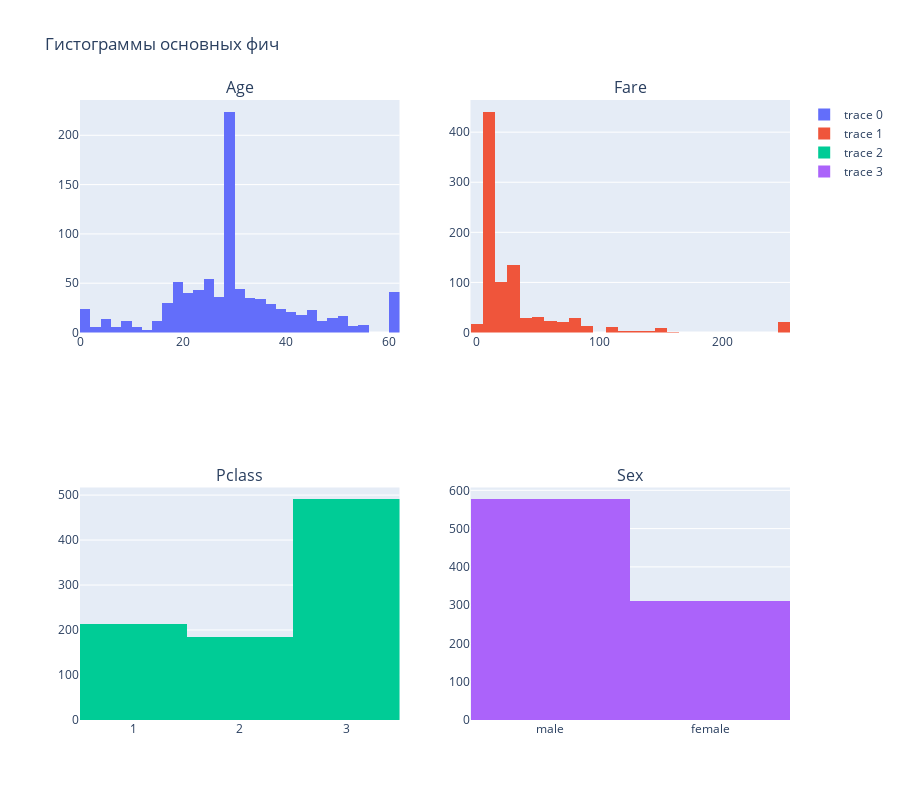

This figure's notebook cell:
### Code cell
fig = make_subplots(
    rows=2, cols=2,
    subplot_titles=("Age", "Fare", "Pclass", "Sex"))

fig.add_trace(go.Histogram(x=df.Age),row=1, col=1)

fig.add_trace(go.Histogram(x=df.Fare),row=1, col=2)

fig.add_trace(go.Histogram(x=df.Pclass),row=2, col=1)

fig.add_trace(go.Histogram(x=df.Sex),row=2, col=2)

fig.update_layout(height=800, width=900,
                  title_text="Гистограммы основных фич")

fig.show()

### Figure 1 — Plotly figure (JSON) as saved in the notebook; plotly's stock layout.template omitted (floating-point values rounded to 4 significant figures; data arrays with more than 128 entries replaced by an {"elided": "..."} marker saying what was removed)
{"data": [{"type": "histogram", "x": {"elided": "889 float values"}, "xaxis": "x", "yaxis": "y"}, {"type": "histogram", "x": {"elided": "889 float values"}, "xaxis": "x2", "yaxis": "y2"}, {"type": "histogram", "x": {"elided": "889 int values"}, "xaxis": "x3", "yaxis": "y3"}, {"type": "histogram", "x": {"elided": "889 str values"}, "xaxis": "x4", "yaxis": "y4"}], "layout": {"annotations": [{"font": {"size": 16}, "showarrow": false, "text": "Age", "x": 0.225, "xanchor": "center", "xref": "paper", "y": 1, "yanchor": "bottom", "yref": "paper"}, {"font": {"size": 16}, "showarrow": false, "text": "Fare", "x": 0.775, "xanchor": "center", "xref": "paper", "y": 1, "yanchor": "bottom", "yref": "paper"}, {"font": {"size": 16}, "showarrow": false, "text": "Pclass", "x": 0.225, "xanchor": "center", "xref": "paper", "y": 0.375, "yanchor": "bottom", "yref": "paper"}, {"font": {"size": 16}, "showarrow": false, "text": "Sex", "x": 0.775, "xanchor": "center", "xref": "paper", "y": 0.375, "yanchor": "bottom", "yref": "paper"}], "height": 800, "title": {"text": "Гистограммы основных фич"}, "width": 900, "xaxis": {"anchor": "y", "domain": [0, 0.45]}, "xaxis2": {"anchor": "y2", "domain": [0.55, 1]}, "xaxis3": {"anchor": "y3", "domain": [0, 0.45]}, "xaxis4": {"anchor": "y4", "domain": [0.55, 1]}, "yaxis": {"anchor": "x", "domain": [0.625, 1]}, "yaxis2": {"anchor": "x2", "domain": [0.625, 1]}, "yaxis3": {"anchor": "x3", "domain": [0, 0.375]}, "yaxis4": {"anchor": "x4", "domain": [0, 0.375]}}}
